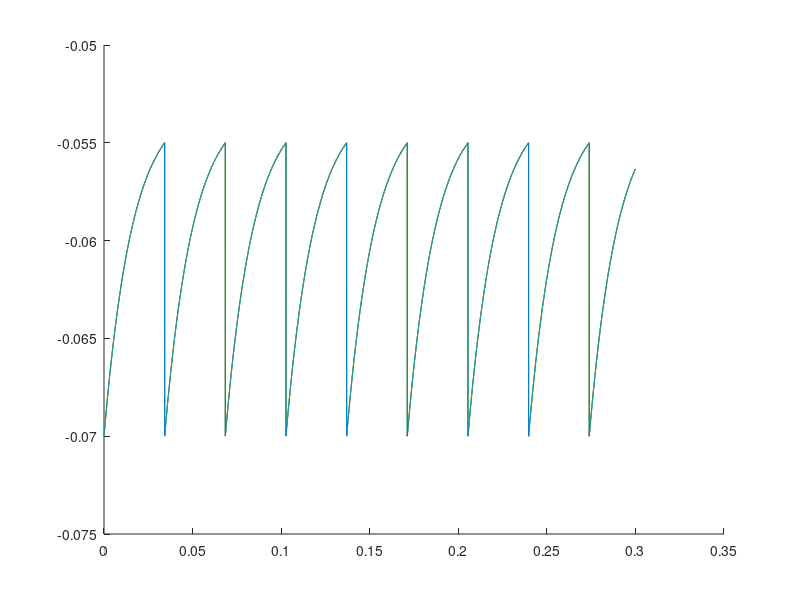

The MATLAB script that drew this image: (Note: this script raises an error after producing the figure.)

% Matlab script automatically generated from a LEMS/SOM description

function iaf()
    %Integrate the iaf model using matlab odesuite

    X_ = integrate();

    generate_plots(X_)

    dump_output(X_)

end

function X = integrate()

    %parameter list for your convenience
    reset = -0.07;
    C = 3.2e-12;
    thresh = -0.055;
    leakConductance = 2e-10;
    leakReversal = -0.053;


    %assemble parameter array    
    pars = [reset, C, thresh, leakConductance, leakReversal, ];
    
    %initial conditions
    x0_ = [reset, ];
    
   
    t_start = 0;
    t_end = 0.3;
    dt = 1e-05;
    tint = t_start:dt:t_end;
    options = odeset('RelTol', 1e-6);
    options = odeset(options, 'Events',@(t,y) events(t, y, pars));
    %output initialization
    tout = t_start;
    xout = x0_;
    teout = [];
    xeout = [];
    ieout = [];


    while (1)
        [t_, x_, te_, xe_, ie_] = ode45(@(t, x) dxdt(t, x, pars), tint, x0_, options);
        x0_ = x_(end,:);
        tout = [tout; t_(2:end-1)];
        xout = [xout; x_(2:end-1, :)];
        teout = [teout; te_];
        xeout = [xeout; xe_];
        ieout = [ieout; ie_];
    
        if (te_)
            %stopped at event
            switch ieout(end)

                case 1 
                %condition_0
                v = x0_(1);
                x0_ = [reset, ];
            end
        else 
            %stopped at t_end
            break
        end
        
        %restart from discontinuity
        options = odeset(options, 'InitialStep', t_(end)-t_(end-1), 'MaxStep', t_(end)-t_(1));
        tint = [t_(end), tout(end)+dt:dt:t_end];

    end

    %plot(tout, xout, '-', teout, xeout, '*r')    

    X = [tout, xout];

end


function [value,isterminal,direction] = events(t, state, pars)
    value = [1,];
    isterminal = [1,];
    direction = [1,];
   
    v = state(1);


    reset = pars(1);
    C = pars(2);
    thresh = pars(3);
    leakConductance = pars(4);
    leakReversal = pars(5);



    % condition_0
    value(1) = v - thresh;

end

function xdot = dxdt(t, state, pars)
    xdot = zeros(length(state),1);

    v = state(1);


    reset = pars(1);
    C = pars(2);
    thresh = pars(3);
    leakConductance = pars(4);
    leakReversal = pars(5);


    iSyn = 0;
    iMemb = leakConductance .* (leakReversal - v) + iSyn;


    xdot(1) = iMemb ./ C;

end

function generate_plots(X)

    t = X(:, 1);
    v = X(:, 2);

    figure(1);
    hold on;
    % uncomment below to bypass autoscaling
    %axis([0.0, 0.3, -0.075, -0.05])
    plot(t, v, 'Color', hex2rgb('#FF0000'))
    plot(t, v, 'Color', hex2rgb('#D7DF01'))
    plot(t, v, 'Color', hex2rgb('#01DF3A'))
    plot(t, v, 'Color', hex2rgb('#0174DF'))

end

function dump_output(X)
    disp(['Dumping timeseries to file ', 'results/iaf_v.dat'])
    save('results/iaf_v.dat', 'X', '-ascii');
end

function c = hex2rgb(hexstring)
    f = @(i) hex2dec(hexstring(i:i+1))/255;
    c = arrayfun(f, 2:2:6);
end
